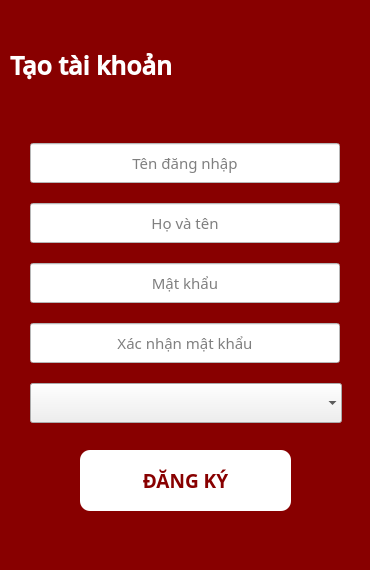
<?xml version="1.0" encoding="UTF-8"?>
<ui version="4.0">
 <class>signup_form</class>
 <widget class="QDialog" name="signup_form">
  <property name="geometry">
   <rect>
    <x>0</x>
    <y>0</y>
    <width>370</width>
    <height>570</height>
   </rect>
  </property>
  <property name="sizePolicy">
   <sizepolicy hsizetype="MinimumExpanding" vsizetype="MinimumExpanding">
    <horstretch>0</horstretch>
    <verstretch>0</verstretch>
   </sizepolicy>
  </property>
  <property name="minimumSize">
   <size>
    <width>370</width>
    <height>570</height>
   </size>
  </property>
  <property name="maximumSize">
   <size>
    <width>370</width>
    <height>570</height>
   </size>
  </property>
  <property name="windowTitle">
   <string>Tạo tài khoản</string>
  </property>
  <property name="styleSheet">
   <string notr="true"/>
  </property>
  <widget class="QLabel" name="label">
   <property name="geometry">
    <rect>
     <x>10</x>
     <y>40</y>
     <width>221</width>
     <height>51</height>
    </rect>
   </property>
   <property name="font">
    <font>
     <family>Open Sans Semibold</family>
     <pointsize>19</pointsize>
     <weight>75</weight>
     <bold>true</bold>
    </font>
   </property>
   <property name="styleSheet">
    <string notr="true">color: rgb(255, 255, 255);</string>
   </property>
   <property name="text">
    <string>Tạo tài khoản</string>
   </property>
  </widget>
  <widget class="QPushButton" name="signup_btn">
   <property name="geometry">
    <rect>
     <x>80</x>
     <y>450</y>
     <width>211</width>
     <height>61</height>
    </rect>
   </property>
   <property name="font">
    <font>
     <family>Noto Sans</family>
     <pointsize>14</pointsize>
     <weight>75</weight>
     <bold>true</bold>
    </font>
   </property>
   <property name="styleSheet">
    <string notr="true">QPushButton{
	background-color: rgb(255, 255, 255);
	color: rgb(136, 0, 0);
	border-style: outset;
	border-radius: 10px;
}

QPushButton:hover{
	
	background-color: rgb(249, 186, 187);

}</string>
   </property>
   <property name="text">
    <string>ĐĂNG KÝ</string>
   </property>
  </widget>
  <widget class="QLabel" name="label_2">
   <property name="geometry">
    <rect>
     <x>250</x>
     <y>10</y>
     <width>101</width>
     <height>101</height>
    </rect>
   </property>
   <property name="text">
    <string/>
   </property>
   <property name="pixmap">
    <pixmap resource="bg_img.qrc">:/img/Barbershop/2.png</pixmap>
   </property>
   <property name="scaledContents">
    <bool>true</bool>
   </property>
  </widget>
  <widget class="QWidget" name="layoutWidget">
   <property name="geometry">
    <rect>
     <x>30</x>
     <y>130</y>
     <width>312</width>
     <height>311</height>
    </rect>
   </property>
   <layout class="QVBoxLayout" name="verticalLayout">
    <property name="spacing">
     <number>7</number>
    </property>
    <property name="sizeConstraint">
     <enum>QLayout::SetDefaultConstraint</enum>
    </property>
    <item>
     <widget class="QLineEdit" name="user_id_edit">
      <property name="minimumSize">
       <size>
        <width>310</width>
        <height>40</height>
       </size>
      </property>
      <property name="maximumSize">
       <size>
        <width>310</width>
        <height>40</height>
       </size>
      </property>
      <property name="font">
       <font>
        <family>Noto Sans</family>
        <pointsize>11</pointsize>
       </font>
      </property>
      <property name="styleSheet">
       <string notr="true">background-color: rgb(255, 255, 255);</string>
      </property>
      <property name="maxLength">
       <number>30</number>
      </property>
      <property name="alignment">
       <set>Qt::AlignCenter</set>
      </property>
      <property name="placeholderText">
       <string>Tên đăng nhập</string>
      </property>
     </widget>
    </item>
    <item>
     <widget class="QLineEdit" name="user_name_edit">
      <property name="minimumSize">
       <size>
        <width>310</width>
        <height>40</height>
       </size>
      </property>
      <property name="maximumSize">
       <size>
        <width>310</width>
        <height>40</height>
       </size>
      </property>
      <property name="font">
       <font>
        <family>Noto Sans</family>
        <pointsize>11</pointsize>
       </font>
      </property>
      <property name="styleSheet">
       <string notr="true">background-color: rgb(255, 255, 255);</string>
      </property>
      <property name="maxLength">
       <number>30</number>
      </property>
      <property name="alignment">
       <set>Qt::AlignCenter</set>
      </property>
      <property name="placeholderText">
       <string>Họ và tên</string>
      </property>
     </widget>
    </item>
    <item>
     <widget class="QLineEdit" name="password_edit">
      <property name="minimumSize">
       <size>
        <width>310</width>
        <height>40</height>
       </size>
      </property>
      <property name="maximumSize">
       <size>
        <width>310</width>
        <height>40</height>
       </size>
      </property>
      <property name="font">
       <font>
        <family>Noto Sans</family>
        <pointsize>11</pointsize>
       </font>
      </property>
      <property name="styleSheet">
       <string notr="true">background-color: rgb(255, 255, 255);</string>
      </property>
      <property name="maxLength">
       <number>16</number>
      </property>
      <property name="echoMode">
       <enum>QLineEdit::Password</enum>
      </property>
      <property name="alignment">
       <set>Qt::AlignCenter</set>
      </property>
      <property name="placeholderText">
       <string>Mật khẩu</string>
      </property>
     </widget>
    </item>
    <item>
     <widget class="QLineEdit" name="confirmpw_edit">
      <property name="minimumSize">
       <size>
        <width>310</width>
        <height>40</height>
       </size>
      </property>
      <property name="maximumSize">
       <size>
        <width>310</width>
        <height>40</height>
       </size>
      </property>
      <property name="font">
       <font>
        <family>Noto Sans</family>
        <pointsize>11</pointsize>
       </font>
      </property>
      <property name="styleSheet">
       <string notr="true">background-color: rgb(255, 255, 255);</string>
      </property>
      <property name="maxLength">
       <number>16</number>
      </property>
      <property name="echoMode">
       <enum>QLineEdit::Password</enum>
      </property>
      <property name="alignment">
       <set>Qt::AlignCenter</set>
      </property>
      <property name="placeholderText">
       <string>Xác nhận mật khẩu</string>
      </property>
     </widget>
    </item>
    <item>
     <widget class="QComboBox" name="role_cbx">
      <property name="minimumSize">
       <size>
        <width>310</width>
        <height>40</height>
       </size>
      </property>
      <property name="font">
       <font>
        <family>Noto Sans</family>
        <pointsize>11</pointsize>
       </font>
      </property>
      <property name="styleSheet">
       <string notr="true">QComboBox{
	padding: 0 0 0 120px;
}</string>
      </property>
      <property name="frame">
       <bool>false</bool>
      </property>
     </widget>
    </item>
   </layout>
  </widget>
  <widget class="QWidget" name="widget" native="true">
   <property name="geometry">
    <rect>
     <x>0</x>
     <y>0</y>
     <width>371</width>
     <height>571</height>
    </rect>
   </property>
   <property name="styleSheet">
    <string notr="true">background-color: rgb(136, 0, 0);</string>
   </property>
  </widget>
  <zorder>widget</zorder>
  <zorder>label</zorder>
  <zorder>signup_btn</zorder>
  <zorder>label_2</zorder>
  <zorder>layoutWidget</zorder>
 </widget>
 <tabstops>
  <tabstop>signup_btn</tabstop>
 </tabstops>
 <resources>
  <include location="bg_img.qrc"/>
  <include location="bg_img.qrc"/>
 </resources>
 <connections/>
</ui>
